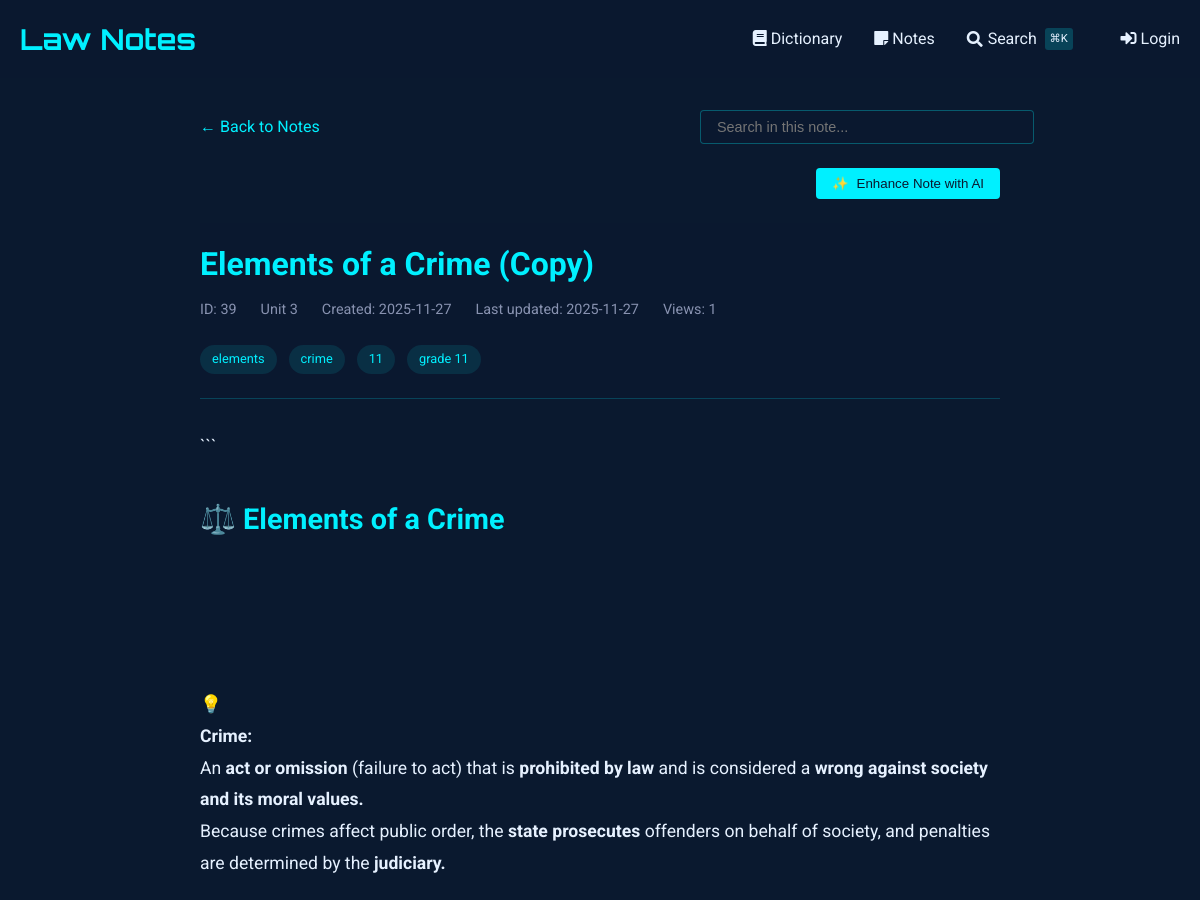
/notes/view/39 (upper part), run on an earlier commit of the app's database.
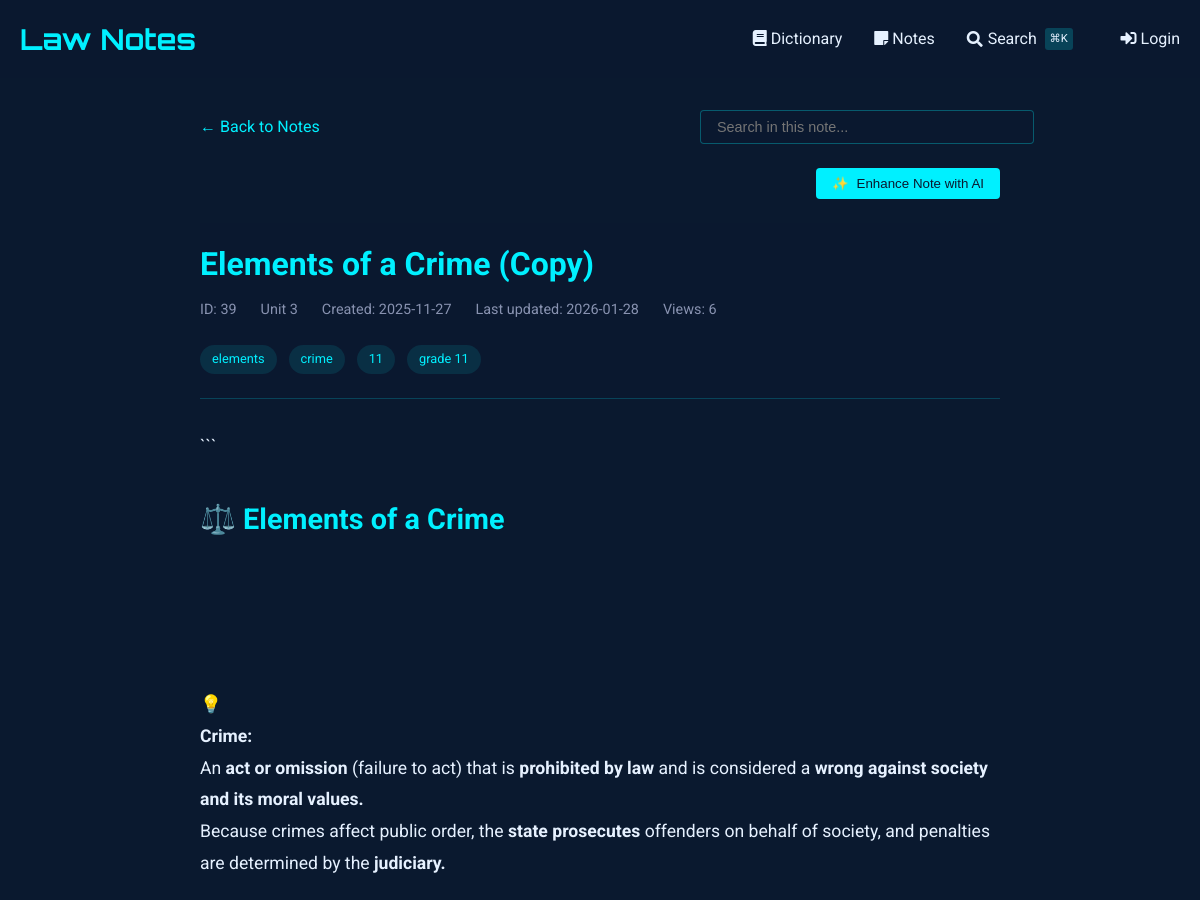
And on a later commit of the database.
### tables this page shows
CREATE TABLE notes (
    id INTEGER PRIMARY KEY AUTOINCREMENT,
    title TEXT NOT NULL,                -- short title for the note
    content TEXT NOT NULL,              -- the full note text
    unit_number INTEGER,                -- optional: to group with course units
    tags TEXT,                          -- comma-separated or JSON for filtering/search
    related_entries TEXT,               -- store glossary ids (e.g., "1,4,5") for cross-linking
    created_at TIMESTAMP DEFAULT CURRENT_TIMESTAMP,
    last_updated TIMESTAMP DEFAULT CURRENT_TIMESTAMP,
    views INTEGER DEFAULT 0,            -- track popularity
    is_favorite BOOLEAN DEFAULT 0,      -- quick flag for starred notes
    comments TEXT                       -- optional: your own thoughts or annotations
, has_worksheet BOOLEAN DEFAULT 0);

### notes_routes.py (the view, shortened to what this page needs)
@notes_bp.route('/view/<int:note_id>')
def view_note(note_id):
    db = SQL("sqlite:///notes.db")
    note = db.execute("""
        SELECT *,
               strftime('%Y-%m-%d', created_at) as created_date,
               strftime('%Y-%m-%d', last_updated) as last_updated
        FROM notes
        WHERE id = :id
    """, id=note_id)
    if not note:
        abort(404)
    note = note[0]
    db.execute("""
        UPDATE notes
        SET views = COALESCE(views, 0) + 1
        WHERE id = :id
    """, id=note_id)
    content = note['content']
    content = re.sub(r'^# (.*?)$', r'<h1>\1</h1>', content, flags=re.MULTILINE)
    content = re.sub(r'^## (.*?)$', r'<h2>\1</h2>', content, flags=re.MULTILINE)
    content = re.sub(r'^### (.*?)$', r'<h3>\1</h3>', content, flags=re.MULTILINE)
    content = re.sub(r'\*\*(.*?)\*\*', r'<strong>\1</strong>', content)
    content = re.sub(r'\*(.*?)\*', r'<em>\1</em>', content)
    content = re.sub(r'^\s*[-*] (.*?)$', r'<li>\1</li>', content, flags=re.MULTILINE)
    content = re.sub(r'(<li>.*</li>)', r'<ul>\1</ul>', content, flags=re.DOTALL)
    content = re.sub(r'^> (.*?)$', r'<blockquote>\1</blockquote>', content, flags=re.MULTILINE)
    content = content.replace('\n', '<br>')
    content = re.sub(
        r'<aside>\s*💡\s*(.*?)\s*</aside>',
        r'<div class="callout"><div class="callout-emoji">💡</div><div class="callout-content">\1</div></div>',
        content,
        flags=re.DOTALL
    )
    sections = re.split(r'(<h[1-3]>.*?</h[1-3]>)', content)
    processed_sections = []
    for i, section in enumerate(sections):
        if section.startswith('<h'):
            processed_sections.append(section)
        elif section.strip():
            if not any(tag in section for tag in ['<p>', '<ul>', '<ol>', '<blockquote>', '<div class="callout">']):
                section = f'<p>{section}</p>'
            processed_sections.append(section)
    processed_content = '\n'.join(processed_sections)
    related_entries = []
    worksheet_images = []
    if note.get('has_worksheet'):
        worksheet_images = get_worksheet_images(note_id)
    return render_template('notes/view.html',
                         note=note,
                         content=processed_content,
                         related_entries=related_entries,
                         worksheet_images=worksheet_images)

### sql.py (called while the page is built, shortened)
def _enable_logging(f):
    import logging
    import functools
    import os
    @functools.wraps(f)
    def decorator(*args, **kwargs):
        try:
            import flask
        except ModuleNotFoundError:
            return f(*args, **kwargs)
        disabled = logging.getLogger("cs50").disabled
        if flask.current_app and os.getenv("FLASK_ENV") == "development":
            logging.getLogger("cs50").disabled = False
        try:
            return f(*args, **kwargs)
        finally:
            logging.getLogger("cs50").disabled = disabled
    return decorator

def _parse_placeholder(token):
    import re
    import sqlparse
    if (
        not isinstance(token, sqlparse.sql.Token)
        or token.ttype != sqlparse.tokens.Name.Placeholder
    ):
        raise TypeError()
    if token.value == "?":
        return "qmark", None
    matches = re.search(r"^:([1-9]\d*)$", token.value)
    if matches:
        return "numeric", int(matches.group(1)) - 1
    matches = re.search(r"^:([a-zA-Z]\w*)$", token.value)
    if matches:
        return "named", matches.group(1)

    def __del__(self):
        self._disconnect()

    def _name(self):
        return str(hash(self))

### templates/notes/view.html (shortened to what this page needs)
{% extends "notes/base.html" %}
{% block content %}
<div class="container" style="max-width: 800px; margin: 0 auto;">
    <div style="margin-bottom: 1.5rem; display: flex; justify-content: space-between; align-items: center; flex-wrap: wrap; gap: 1rem;">
        <a href="{{ url_for('notes.index') }}" style="color: var(--primary); text-decoration: none; display: inline-flex; align-items: center;">
            ← Back to Notes
        </a>
        <div class="search-container" style="position: relative; max-width: 300px; width: 100%;">
            <input type="text" id="noteSearch" placeholder="Search in this note..."
                   style="width: 100%; padding: 0.5rem 1rem; background: rgba(10, 25, 47, 0.7);
                          border: 1px solid rgba(0, 240, 255, 0.3); border-radius: 4px;
                          color: #e6f1ff; font-size: 0.9rem;">
        </div>
    </div>
    <div id="enhanceControls" style="margin-bottom: 1.5rem; display: flex; justify-content: flex-end; gap: 1rem;">
        <button id="enhanceNoteBtn" class="btn btn-primary" style="background: var(--primary); color: #0a192f; border: none; padding: 0.5rem 1rem; border-radius: 4px; cursor: pointer; font-weight: 500; display: flex; align-items: center; gap: 0.5rem;">
            <span id="enhanceIcon">✨</span> Enhance Note with AI
        </button>
    </div>
    <article class="note">
        <header class="note-header">
            <h1 class="note-title">
                {{ note.title }}
            </h1>
            <div class="note-meta">
                <span>ID: {{ note.id }}</span>
                {% if note.unit_number %}
                <span>Unit {{ note.unit_number }}</span>
                {% endif %}
                <span>Created: {{ note.created_date }}</span>
                <span>Last updated: {{ note.last_updated }}</span>
                <span>Views: {{ note.views or 0 }}</span>
            </div>
            {% if note.tags %}
            <div class="note-tags" style="margin-top: 1rem;">
                {% for tag in note.tags.split(',') %}
                    <span class="tag">{{ tag.strip() }}</span>
                {% endfor %}
            </div>
            {% endif %}
        </header>
        <div class="note-content">
            {{ content|safe }}
        </div>
    </article>
</div>
{% endblock %}

What changed in the data, as far as the page shows it:
changed notes "Elements of a Crime (Copy)": views "1" → "6"
Also different on the page:
{{ note.last_updated }}: "2025-11-27" → "2026-01-28"
